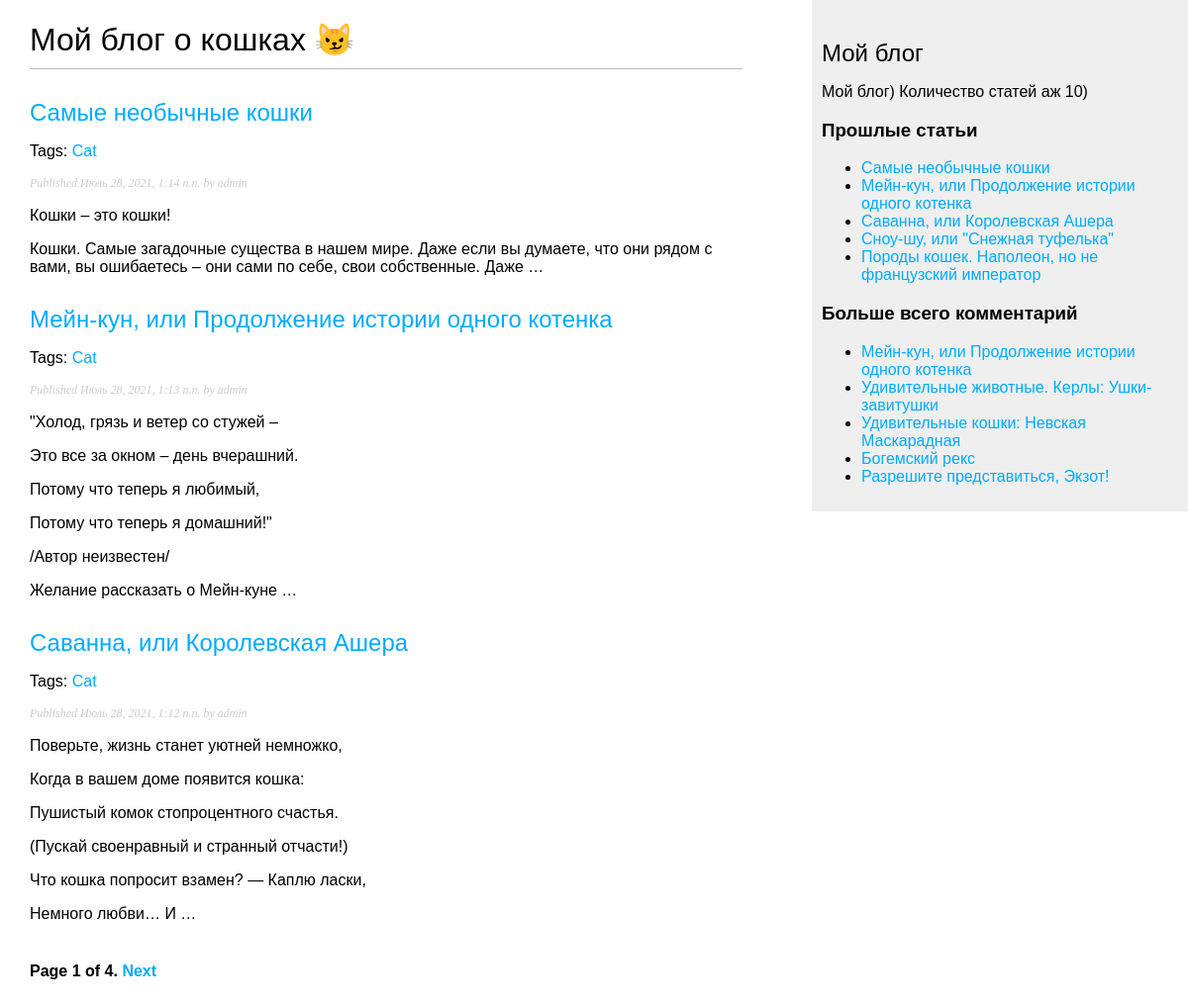
/blog/, run on an earlier commit of the app's database.
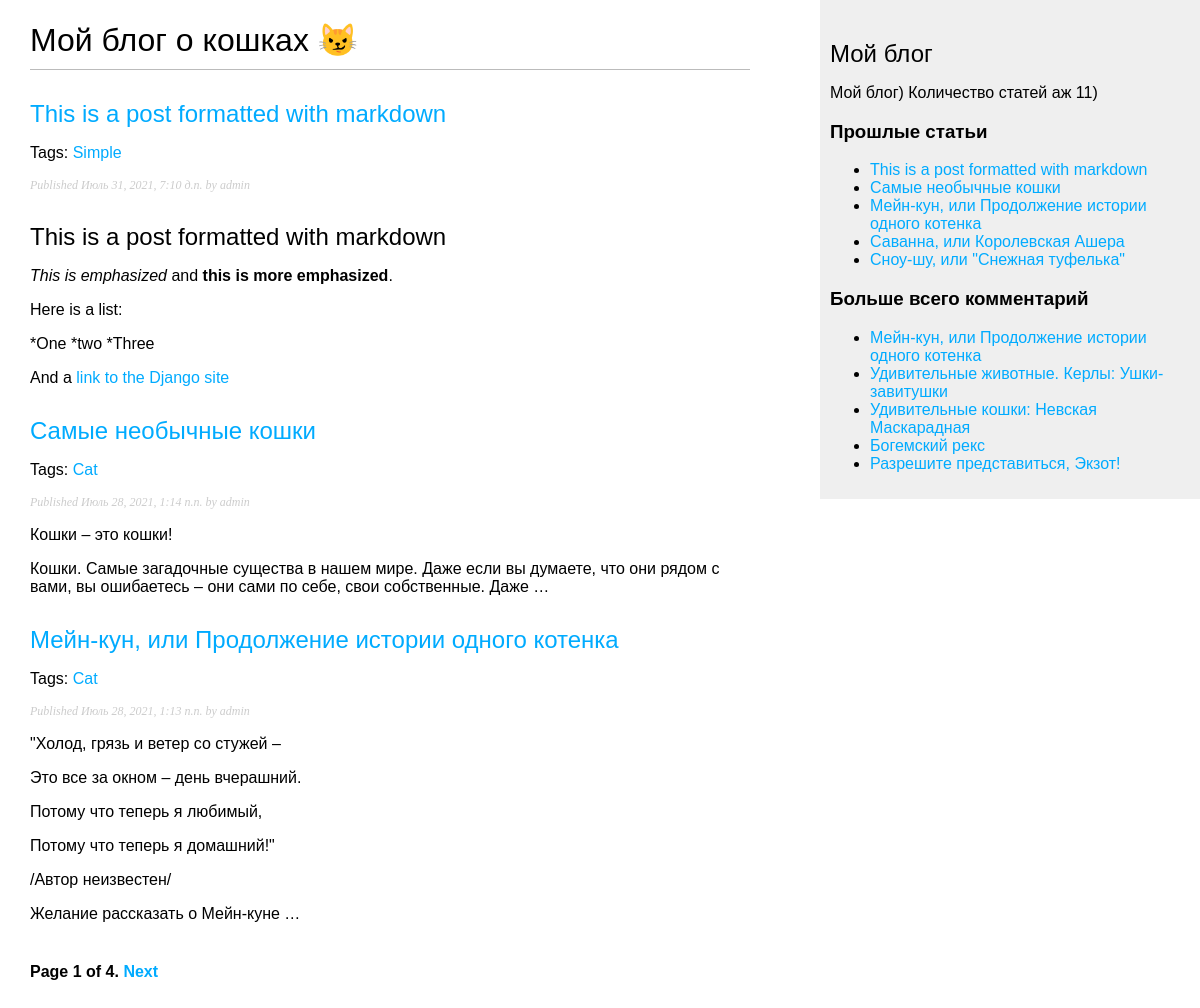
And on a later commit of the database.
### blog/models.py (models this page shows, shortened)
class Post(models.Model):
	STATUS_CHOICES = {
		('draft', 'Draft'),
		('published', 'Published'),
	}
	title = models.CharField(max_length=250) #заголовок статьи (VARCHAR тип)
	slug = models.SlugField(max_length=250, unique_for_date='publish') # поле для формирования семантических URLов статей
	author = models.ForeignKey(User, on_delete=models.CASCADE, related_name='blog_post') # собсна автор, отношение "Один ко многим" автор может иметь много статей
	body = models.TextField() # содержание статьи
	publish = models.DateTimeField(default=timezone.now) # сохраняет дату публикации статьи
	created = models.DateTimeField(auto_now_add=True) # собсна указывает на дату создания статьи (auto_now_add=True - сохраняет автоматически при сохранении объекта)
	update  = models.DateTimeField(auto_now=True) # дата и время редактирования статьи (auto_now=True - сохраняет автоматически при сохранении объекта)
	status = models.CharField(max_length=10, choices=STATUS_CHOICES, default='draft') # статус статьи. Choices - для выбора статуса.
	objects = models.Manager() # описание менеджера
	published = PublishedManager() # добавление нового менеджера в модель
	tags = TaggableManager()
	class Meta:
		ordering = ('-publish',) # метаданные для порядка сортировки (по убыванию)
	def get_absolute_url(self):
		return reverse('blog:post_detail',
						args=[self.publish.year,
								self.publish.month,
								self.publish.day,
								self.slug])

### blog/views.py (the view)
# urls.py: path('', views.post_list, name='post_list'),
def post_list(request, tag_slug=None):
	object_list = Post.published.all()
	tag = None
	if tag_slug:
		tag = get_object_or_404(Tag, slug=tag_slug)
		object_list = object_list.filter(tags__in=[tag])
	paginator = Paginator(object_list, 3)
	page = request.GET.get('page') #текущая страница
	try:
		posts = paginator.page(page) # список объектов на странице
	except PageNotAnInteger:
		posts = paginator.page(1)
	except EmptyPage:
		posts = paginator.page(paginator.num_pages)
	return render(request,
				 'blog/post/list.html',
				 {'page': page,
				  'posts': posts,
				  'tag' : tag})
	'''принимает на вход все статьи блога и с помощью функции render (принимает на вход: объект request,
	путь к шаблону и переменные контекста для этого шаблона) - формируем шаблон для списка статей  '''

### blog/models.py (called while the page is built)
	def get_queryset(self):
		return super().get_queryset().filter(status='published') # возвращает QuerySet с фильтром

### blog/templatetags/blog_tags.py (called while the page is built)
@register.simple_tag
def total_posts():
	return Post.published.count()

@register.inclusion_tag('blog/post/latest_posts.html')
def show_latest_posts(count=5):
	latest_posts = Post.published.order_by('-publish')[:count]
	return {'latest_posts' : latest_posts}

@register.simple_tag
def get_most_commented_posts(count=5):
	return Post.published.annotate(total_comments=Count('comments')).order_by('-total_comments')[:count]

@register.filter(name='markdown')
def markdown_format(text):
	return mark_safe(markdown.markdown(text)) #mark_safe - помечает return как разрешенный HTML-код

### blog/templates/blog/post/list.html (shortened to what this page needs)
{% extends "blog/base.html" %}
{% load blog_tags %}
{% block content %}
  <h1>Мой блог о кошках &#128572;</h1>
  {% for post in posts %}
    <h2>
      <a href="{{ post.get_absolute_url }}">
        {{ post.title }}
      </a>
    </h2>
    <p class="tags">
      Tags:
      {% for tag in post.tags.all %}
        <a href="{% url 'blog:post_list_by_tag' tag.slug %}">
          {{ tag.name }}
        </a>
      {% endfor %}
    </p>
    <p class="date">
      Published {{ post.publish }} by {{ post.author }}
    </p>
    {{ post.body|markdown|truncatewords_html:30 }}
  {% endfor %}
  {% include "pagination.html" with page=posts %}
{% endblock %}

### blog/templates/blog/base.html (shortened to what this page needs)
{% load blog_tags %}
{% load static %}
<!DOCTYPE html>
<html lang="ru">
<head>
	<link href="{% static 'css/blog.css' %}" rel="stylesheet">
</head>
<body>
	<div id="content">
		{% block content %}
		{% endblock %}
	</div>
	<div id="sidebar">
		<h2>Мой блог</h2>
			<p>Мой блог) Количество статей аж {% total_posts %})</p>
		<h3>Прошлые статьи</h3>
			{% show_latest_posts 5 %}
		<h3>Больше всего комментарий</h3>
			{% get_most_commented_posts as most_commented_posts %}
			<ul>
				{% for post in most_commented_posts %}
					<li><a href="{{ post.get_absolute_url }}">{{ post.title }}</a></li>
				{% endfor %}
			</ul>
	</div>
</body>
</html>

### blog/templates/blog/post/latest_posts.html
<ul>
	{% for post in latest_posts %}
		<li><a href="{{ post.get_absolute_url }}">{{ post.title }}</a></li>
	{% endfor %}
</ul>

What changed in the data, as far as the page shows it:
no longer on this page (row unchanged): Post: title "Породы кошек. Наполеон, но не французский император", shown under "Прошлые статьи"
no longer on one of the page's lists (row unchanged): Post: title "Саванна, или Королевская Ашера", publish "Июль 28, 2021, 1:12 п.п.", author "admin", body "Поверьте, жизнь станет уютней немножко, Когда в вашем доме появится кошка: Пушистый комок стопроцентного счастья. (Пускай своенравный и странный отчасти!) Что кошка попросит взамен? — Каплю ласки, Немного любви… И …"
added Post: title "This is a post formatted with markdown", publish "Июль 31, 2021, 7:10 д.п.", author "admin", body "This is a post formatted with markdown This is emphasized and this is more emphasized . Here is a list: *One *two *Three And a link to the Django site"
added Tag: name "Simple", shown under "This is a post formatted with markdown"
computed for Post "Саванна, или Королевская Ашера": loses Tag (name "Cat")
Also different on the page:
text no longer shown: "10"
text now shown: "11"
